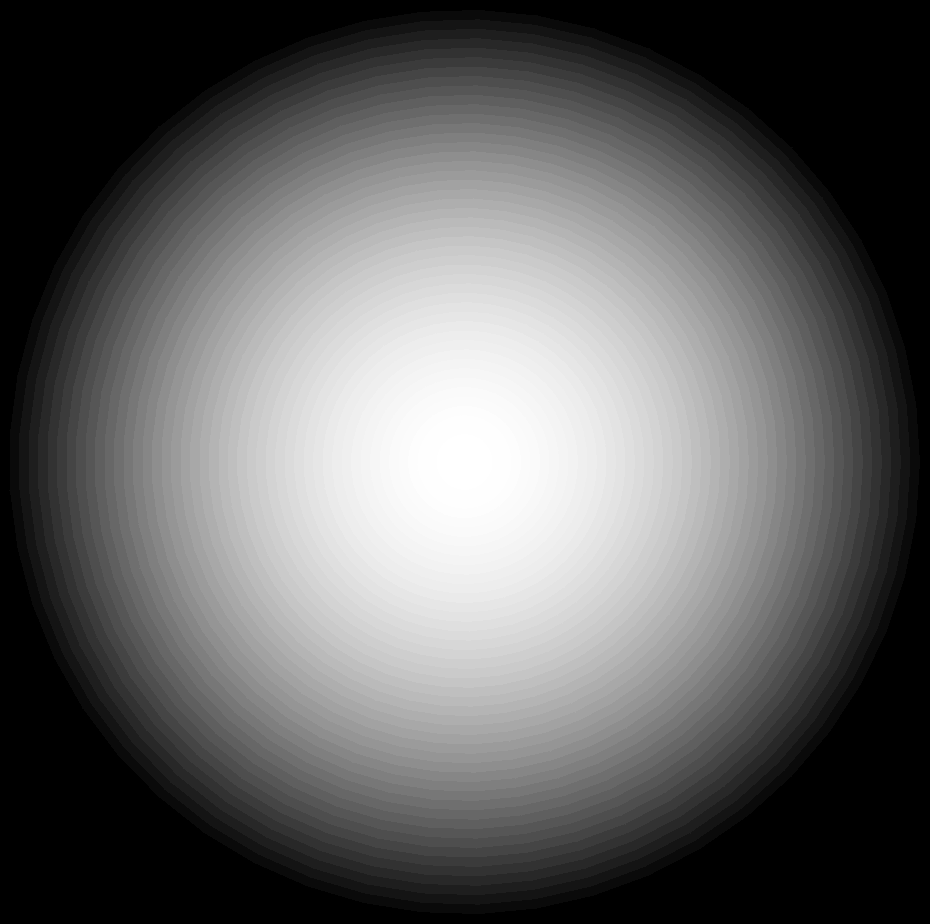

Reproduce this figure in Python.
# -*- coding: utf-8 -*-
from scipy.special import jv
import matplotlib.pyplot as plt
import numpy as np
from scipy.integrate import quad
plt.style.use('dark_background')

lamb=632.8e-9
f=50e-3
a=f/10
k=2*np.pi/lamb

r_3=np.linspace(0,a)
phi = np.linspace(0, 2*np.pi)
r_3, phi = np.meshgrid(r_3, phi)
x_grid=r_3*np.cos(phi)
y_grid=r_3*np.sin(phi)
u=.1

int_1=[]
int_2=[]
for ii in r_3:
    m1=[]
    m2=[]
    for jj in ii:
        m1.append(quad(lambda x: x*np.cos(x**4+u*x**2/2)*jv(0,x*jj), 0,1)[0])
        m2.append(quad(lambda x: x*np.sin(x**4+u*x**2/2)*jv(0,x*jj), 0,1)[0])
    int_1.append(m1)
    int_2.append(m2)

int_1, int_2=np.array(int_1), np.array(int_2)
I = np.sqrt(int_1**2+int_2**2)
f=plt.figure(figsize=(12,12))
plt.axis('off')
plt.gcf().set_facecolor("black")

m=plt.pcolormesh(x_grid,y_grid, I, cmap="gist_gray")
m.axes.get_xaxis().set_visible(False)
m.axes.get_yaxis().set_visible(False)
plt.savefig("defocus.png",  bbox_inches='tight', pad_inches = 0)
